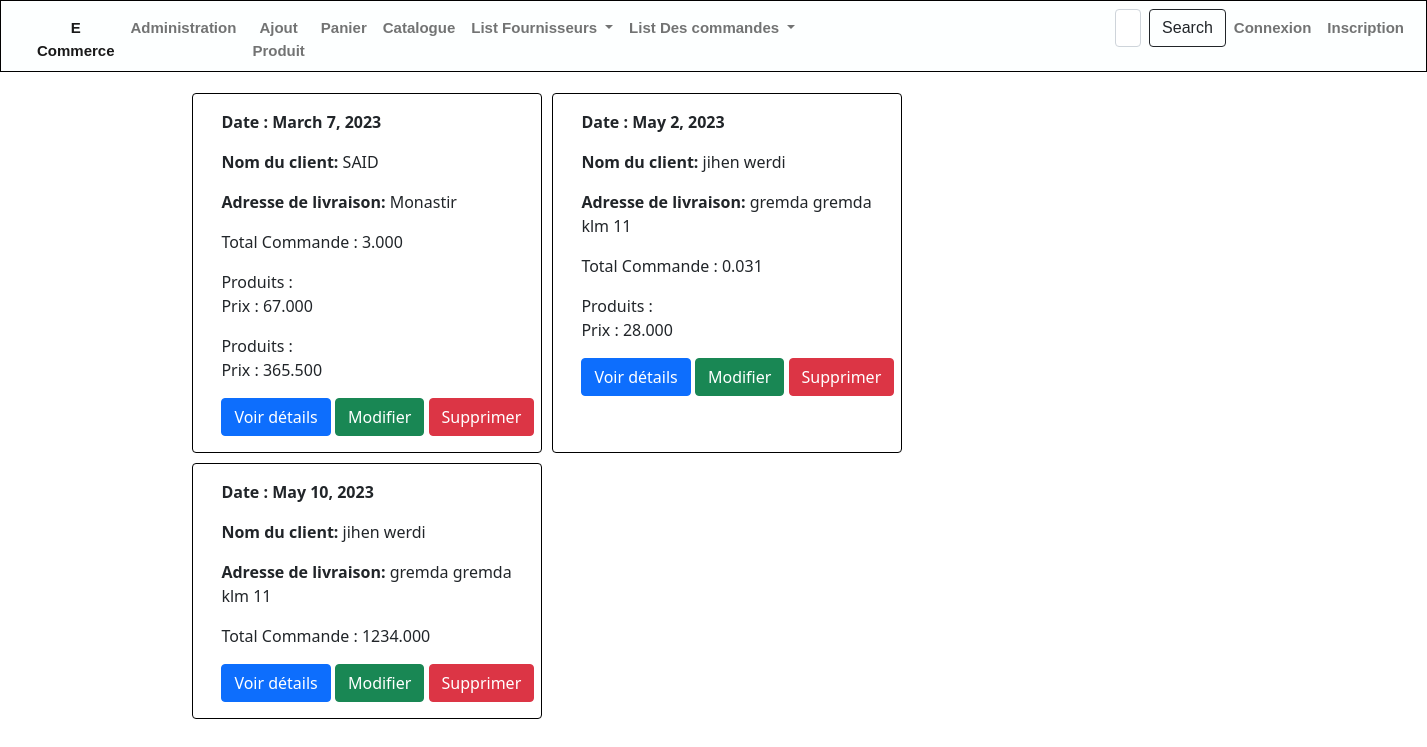
The page /magasin/ListCommande/ on the database its author committed.
### magasin/models.py (models this page shows, shortened)
class Commande(models.Model):
    dateCde = models.DateField(null=True, default=date.today)
    nom_client = models.CharField(max_length=100,default="")
    adresse_livraison = models.CharField(max_length=200,default="")
    totalCde = models.DecimalField(max_digits=10, decimal_places=3)
    produits = models.ManyToManyField(Produit, related_name='produits')

class Produit(models.Model):
    Categorie = models.ForeignKey('Categorie', on_delete=models.CASCADE, null=True)
    Fournisseur = models.ForeignKey('Fournisseur', on_delete=models.CASCADE, null=True)
    TYPE_CHOICES=[  ('em','emballé'),
                    ('fr','Frais'),
                    ('cs','Conserve')]
    libelle=models.CharField(max_length=100)
    description=models.TextField(default='non définie')
    prix=models.DecimalField(max_digits=10,decimal_places=3,default=0)
    type=models.CharField(max_length=2,choices=TYPE_CHOICES,default='em')
    img =models.ImageField(upload_to='media/', null=True, blank=True)
    stock = models.IntegerField(default=0)

### magasin/views.py (the view)
# urls.py: path('ListCommande/', views.ListCommande, name='ListCommande'),
def ListCommande(request):
        commandes= Commande.objects.all()
        context={'commandes':commandes}
        return render( request,'Commandes/mesCommandes.html',context )

### magasin/templates/Commandes/mesCommandes.html (shortened to what this page needs)
{% extends 'magasin/base.html' %}
{% block content %}
<div class="container-fluid mt-3">
    <div class="row-9">
        <div id='commandes' class="col-lg-9 mx-auto" style="margin:5px;">
            <div class="row mx-auto">
                {% for commande in commandes %}
                 <div class="card" id={{commande.id}} style="width:350px;border:black solid 1px;margin:5px;">
                            <div class="card-body" >
                        <p class="card-text"><b>Date : {{commande.dateCde}}</b></p>
                        <p class="card-text"><b>Nom du client:</b> {{commande.nom_client}}</p>
                        <p class="card-text"><b>Adresse de livraison:</b> {{commande.adresse_livraison}}</p>
                        <p class="card-text">Total Commande : {{commande.totalCde}}</p>
                        {% for produit in commande.produits.all %}
                        <p class="card-text"> Produits : {{produit.libellé}} <br>
                             Prix : {{produit.prix}}</p>
                        {% endfor %}
                        <div style="width: 350px;">
                        <a href="{% url 'detail_commande' commande_id=commande.id %}" class="btn btn-primary">Voir détails</a>
                        <a href="{% url 'edit_commande' commande.id %}" class="btn btn-success">Modifier</a>
                        <a href="{% url 'delete_commande' commande.id %}" class="btn btn-danger" >Supprimer</a>
                    </div>
                </div>
                </div>
                {% endfor %}
            </div>
        </div>
    </div>
</div>
{% endblock %}

### rows shown on the page
Commande: dateCde "March 7, 2023", nom_client "SAID", adresse_livraison "Monastir", totalCde "3.000"
Produit: prix "67.000"
Produit: prix "365.500"
Commande: dateCde "May 2, 2023", nom_client "jihen werdi", adresse_livraison "gremda gremda klm 11", totalCde "0.031"
Produit: prix "28.000"
Commande: {{ commande.id }} 3 (drawn), dateCde "May 10, 2023", nom_client "jihen werdi", adresse_livraison "gremda gremda klm 11", totalCde "1234.000"
